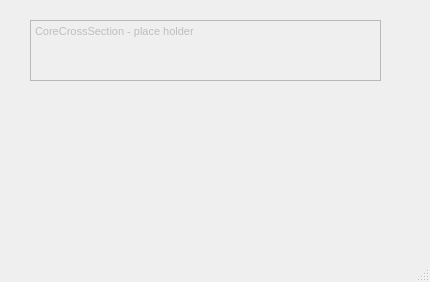
<?xml version="1.0" encoding="UTF-8"?>
<ui version="4.0">
 <class>CoreCrossSectionHelpWindow</class>
 <widget class="QMainWindow" name="CoreCrossSectionHelpWindow">
  <property name="geometry">
   <rect>
    <x>0</x>
    <y>0</y>
    <width>430</width>
    <height>282</height>
   </rect>
  </property>
  <property name="windowTitle">
   <string>MainWindow</string>
  </property>
  <widget class="QWidget" name="centralwidget">
   <widget class="QTextEdit" name="textEdit">
    <property name="enabled">
     <bool>false</bool>
    </property>
    <property name="geometry">
     <rect>
      <x>30</x>
      <y>20</y>
      <width>351</width>
      <height>61</height>
     </rect>
    </property>
    <property name="html">
     <string>&lt;!DOCTYPE HTML PUBLIC &quot;-//W3C//DTD HTML 4.0//EN&quot; &quot;http://www.w3.org/TR/REC-html40/strict.dtd&quot;&gt;
&lt;html&gt;&lt;head&gt;&lt;meta name=&quot;qrichtext&quot; content=&quot;1&quot; /&gt;&lt;style type=&quot;text/css&quot;&gt;
p, li { white-space: pre-wrap; }
&lt;/style&gt;&lt;/head&gt;&lt;body style=&quot; font-family:'MS Shell Dlg 2'; font-size:8.25pt; font-weight:400; font-style:normal;&quot;&gt;
&lt;p style=&quot; margin-top:0px; margin-bottom:0px; margin-left:0px; margin-right:0px; -qt-block-indent:0; text-indent:0px;&quot;&gt;CoreCrossSection - place holder&lt;/p&gt;&lt;/body&gt;&lt;/html&gt;</string>
    </property>
   </widget>
  </widget>
  <widget class="QMenuBar" name="menubar">
   <property name="geometry">
    <rect>
     <x>0</x>
     <y>0</y>
     <width>430</width>
     <height>21</height>
    </rect>
   </property>
  </widget>
  <widget class="QStatusBar" name="statusbar"/>
 </widget>
 <resources/>
 <connections/>
</ui>
